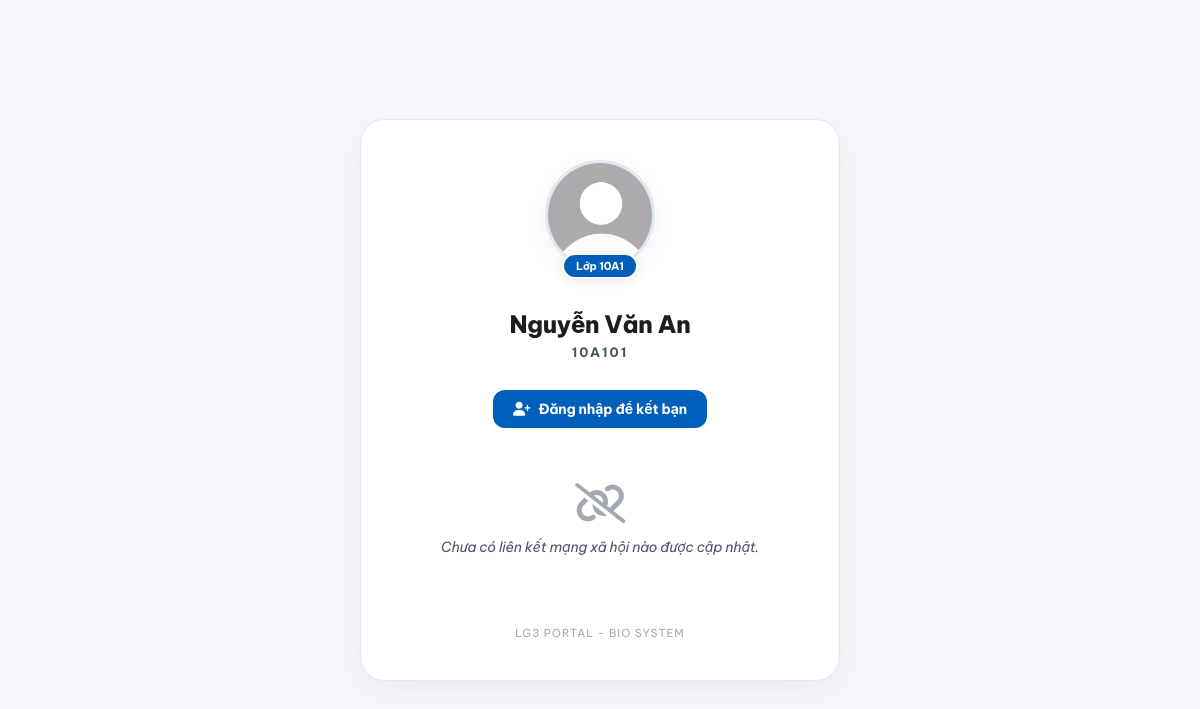
Screenshot of /profile_public.php?code=10A101 with the database file from the repository.
### tables this page shows
CREATE TABLE `student` (
  `id` int(11) NOT NULL AUTO_INCREMENT,
  `code` varchar(20) NOT NULL,
  `name` varchar(100) NOT NULL,
  `image_url` varchar(200) DEFAULT NULL,
  `class_id` int(11) NOT NULL,
  `has_exemption` tinyint(1) DEFAULT NULL,
  `exemption_reason` varchar(200) DEFAULT NULL,
  `dob` varchar(50) DEFAULT NULL,
  `pending_name` varchar(100) DEFAULT NULL,
  `pending_dob` varchar(50) DEFAULT NULL,
  `has_pending_changes` tinyint(1) DEFAULT 0,
  `facebook_url` varchar(255) DEFAULT NULL,
  `tiktok_url` varchar(255) DEFAULT NULL,
  `youtube_url` varchar(255) DEFAULT NULL,
  `instagram_url` varchar(255) DEFAULT NULL,
  `zalo_url` varchar(255) DEFAULT NULL,
  `github_url` varchar(255) DEFAULT NULL,
  `threads_url` varchar(255) DEFAULT NULL,
  PRIMARY KEY (`id`),
  UNIQUE KEY `code` (`code`),
  KEY `class_id` (`class_id`),
  KEY `idx_student_name` (`name`(50)),
  KEY `idx_student_code_class` (`class_id`,`code`)
);

CREATE TABLE `classroom` (
  `id` int(11) NOT NULL AUTO_INCREMENT,
  `name` varchar(50) NOT NULL,
  `grade` int(11) NOT NULL,
  `competition_group` int(11) DEFAULT 1,
  PRIMARY KEY (`id`),
  UNIQUE KEY `name` (`name`)
);

### profile_public.php (the view, shortened to what this page needs)
<?php
require_once 'includes/config.php';
$code = isset($_GET['code']) ? trim($_GET['code']) : '';
$code = strtoupper($code);
$student = null;
if (!empty($code)) {
    $stmt = $pdo->prepare("
        SELECT s.*, c.name AS class_name
        FROM student s
        LEFT JOIN classroom c ON s.class_id = c.id
        WHERE s.code = ?
    ");
    $stmt->execute([$code]);
    $student = $stmt->fetch(PDO::FETCH_ASSOC);
}
    ?>
    <?php
$avatar_url = $student['image_url'];
if (empty($avatar_url) || !file_exists($avatar_url)) {
    $avatar_url = 'static/default.png';
}
$my_id = isset($_SESSION['user']) ? (int)$_SESSION['user']['id'] : null;
$socials = [];
?>
<!DOCTYPE html>
<html lang="vi">
<head>
    <link rel="stylesheet" href="https://cdnjs.cloudflare.com/ajax/libs/font-awesome/6.4.0/css/all.min.css">
    <link rel="stylesheet" href="static/style.css">
</head>
<body>
    <div class="bio-container">
        <div class="avatar-wrapper">
            <img class="avatar" src="<?= htmlspecialchars($avatar_url) ?>" alt="Avatar" onerror="this.src='static/default.png'">
            <div class="badge-class"><?= (($_SESSION['lang'] ?? 'vi') === 'vi' ? 'Lớp' : 'Class') ?> <?= htmlspecialchars($student['class_name'] ?? (($_SESSION['lang'] ?? 'vi') === 'vi' ? 'Tự do' : 'Free')) ?></div>
        </div>
        <div class="name"><?= htmlspecialchars($student['name']) ?></div>
        <div class="student-code"><?= htmlspecialchars($student['code']) ?></div>
        <div style="margin-bottom: 25px;">
            <?php if (!$my_id): ?>
                <a href="/login.php?redirect=<?= urlencode($_SERVER['REQUEST_URI']) ?>" class="btn-friend-action btn-add-friend" style="text-decoration:none; display:inline-flex; align-items:center; justify-content:center; gap:8px;">
                    <i class="fas fa-user-plus"></i> <?= (($_SESSION['lang'] ?? 'vi') === 'vi' ? 'Đăng nhập để kết bạn' : 'Login to connect') ?>
                </a>
            <?php endif; ?>
        </div>
        <div class="link-list">
            <?php if (!empty($socials)): ?>
                <?php foreach ($socials as $social): ?>
                    <a href="<?= htmlspecialchars($social['url']) ?>"
                       target="_blank"
                       rel="noopener noreferrer"
                       class="bio-link <?= $social['class'] ?>">
                        <i class="<?= $social['icon'] ?>"></i>
                        <?= htmlspecialchars($social['name']) ?>
                    </a>
                <?php endforeach; ?>
            <?php else: ?>
                <div class="empty-state">
                    <i class="fas fa-link-slash"></i>
                    <?= (($_SESSION['lang'] ?? 'vi') === 'vi' ? 'Chưa có liên kết mạng xã hội nào được cập nhật.' : 'No social media links updated yet.') ?>
                </div>
            <?php endif; ?>
        </div>
        <div class="footer-logo">LG3 PORTAL - BIO SYSTEM</div>
    </div>
</body>
</html>

### static/style.css (style rules this page uses)
:root { --primary-color: #005fba; --accent-color: #005fba; --danger-color: #d93025; --bg-body: #f5f7fa; --bg-card: #ffffff; --bg-sidebar: #ffffff; --bg-input: #ffffff; --bg-hover: #eff6ff; --text-main: #1d1d1f; --text-muted: #475569; --text-heading: #005fba; --border-color: #e2e8f0; --sidebar-width: 230px; --shadow-card: 0 1px 2px rgba(0,0,0,0.05); --scrollbar-track: #f1f1f1; --scrollbar-thumb: #c1c1c1; --scrollbar-thumb-hover: #a8a8a8; }
:root, html, body, *, .toastify { font-family: 'Be Vietnam Pro', -apple-system, BlinkMacSystemFont, sans-serif !important; -webkit-text-size-adjust: 100%; letter-spacing: -0.011em; -webkit-font-smoothing: antialiased; -moz-osx-font-smoothing: grayscale; font-feature-settings: "cv05", "cv08", "ss01"; box-sizing: border-box; }
* { scrollbar-width: thin; scrollbar-color: var(--scrollbar-thumb) var(--scrollbar-track); }
.fa, .fas, .fa-solid, .far, .fa-regular { font-family: "Font Awesome 6 Free" !important; }
.fas, .fa-solid { font-weight: 900 !important; }
body { background-color: var(--bg-body); margin: 0; color: var(--text-main); display: flex; min-height: 100dvh; transition: background 0.3s, color 0.3s; }

### profile_public.php (style rules this page uses)
body { background-color: var(--bg-body); color: var(--text-main); margin: 0; padding: 40px 20px; min-height: 100vh; display: flex; justify-content: center; align-items: center; box-sizing: border-box; }
.bio-container { max-width: 480px; width: 100%; text-align: center; background: var(--bg-card); border: 1px solid var(--border-color); border-radius: 24px; padding: 40px 30px; box-shadow: 0 10px 30px rgba(0, 0, 0, 0.05); animation: fadeIn 0.6s cubic-bezier(0.16, 1, 0.3, 1); }
.avatar-wrapper { position: relative; display: inline-block; margin-bottom: 20px; }
.avatar { width: 110px; height: 110px; border-radius: 50%; object-fit: cover; border: 3px solid var(--border-color); box-shadow: 0 8px 24px rgba(0, 0, 0, 0.05); transition: transform 0.4s cubic-bezier(0.175, 0.885, 0.32, 1.275); background-color: var(--bg-hover); }
.badge-class { position: absolute; bottom: -5px; left: 50%; transform: translateX(-50%); background: var(--primary-color); color: #ffffff; font-size: 11px; font-weight: 700; padding: 4px 12px; border-radius: 20px; border: 2px solid var(--bg-card); white-space: nowrap; box-shadow: 0 4px 10px rgba(0,0,0,0.05); }
.name { font-size: 24px; font-weight: 800; margin: 15px 0 5px 0; color: var(--text-main); }
.student-code { font-family: monospace; font-size: 13px; font-weight: bold; color: var(--text-muted); letter-spacing: 2px; margin-bottom: 30px; }
.link-list { display: flex; flex-direction: column; gap: 16px; margin-top: 10px; }
.empty-state { padding: 30px 10px; color: var(--text-muted); font-size: 14px; font-style: italic; }
.empty-state i { display: block; font-size: 40px; margin-bottom: 15px; color: var(--text-muted); opacity: 0.5; }
.footer-logo { margin-top: 40px; font-size: 11px; color: var(--text-muted); opacity: 0.5; letter-spacing: 1px; }
.btn-friend-action { padding: 10px 20px; border-radius: 12px; font-weight: 700; font-size: 14px; cursor: pointer; border: none; transition: all 0.2s ease; display: inline-flex; align-items: center; gap: 8px; }
.btn-add-friend { background: #005fba; color: #ffffff !important; }

### rows the page displays
student: classroom.name "10A1", name "Nguyễn Văn An", code "10A101"
